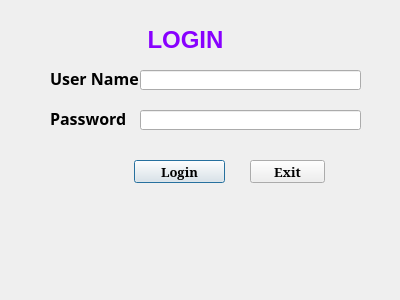
<?xml version="1.0" encoding="UTF-8"?>
<ui version="4.0">
 <class>Dialog</class>
 <widget class="QDialog" name="Dialog">
  <property name="geometry">
   <rect>
    <x>0</x>
    <y>0</y>
    <width>400</width>
    <height>300</height>
   </rect>
  </property>
  <property name="windowTitle">
   <string>Dialog</string>
  </property>
  <widget class="QLabel" name="label">
   <property name="geometry">
    <rect>
     <x>120</x>
     <y>20</y>
     <width>131</width>
     <height>41</height>
    </rect>
   </property>
   <property name="text">
    <string>&lt;html&gt;&lt;head/&gt;&lt;body&gt;&lt;p align=&quot;center&quot;&gt;&lt;span style=&quot; font-size:18pt; font-weight:600; color:#8800ff;&quot;&gt;LOGIN&lt;/span&gt;&lt;/p&gt;&lt;/body&gt;&lt;/html&gt;</string>
   </property>
  </widget>
  <widget class="QLabel" name="label_2">
   <property name="geometry">
    <rect>
     <x>50</x>
     <y>70</y>
     <width>91</width>
     <height>16</height>
    </rect>
   </property>
   <property name="font">
    <font>
     <family>MS PGothic</family>
     <pointsize>12</pointsize>
     <weight>75</weight>
     <bold>true</bold>
    </font>
   </property>
   <property name="text">
    <string>User Name</string>
   </property>
  </widget>
  <widget class="QLabel" name="label_3">
   <property name="geometry">
    <rect>
     <x>50</x>
     <y>110</y>
     <width>81</width>
     <height>16</height>
    </rect>
   </property>
   <property name="font">
    <font>
     <family>MS PGothic</family>
     <pointsize>12</pointsize>
     <weight>75</weight>
     <bold>true</bold>
    </font>
   </property>
   <property name="text">
    <string>Password</string>
   </property>
  </widget>
  <widget class="QPushButton" name="pushButtonLogin">
   <property name="geometry">
    <rect>
     <x>134</x>
     <y>160</y>
     <width>91</width>
     <height>23</height>
    </rect>
   </property>
   <property name="font">
    <font>
     <family>SimSun</family>
     <pointsize>10</pointsize>
     <weight>75</weight>
     <bold>true</bold>
    </font>
   </property>
   <property name="text">
    <string>Login</string>
   </property>
  </widget>
  <widget class="QPushButton" name="pushButton_Exit">
   <property name="geometry">
    <rect>
     <x>250</x>
     <y>160</y>
     <width>75</width>
     <height>23</height>
    </rect>
   </property>
   <property name="font">
    <font>
     <family>SimSun</family>
     <pointsize>10</pointsize>
     <weight>75</weight>
     <bold>true</bold>
    </font>
   </property>
   <property name="text">
    <string>Exit</string>
   </property>
  </widget>
  <widget class="QLineEdit" name="lineEdit">
   <property name="geometry">
    <rect>
     <x>140</x>
     <y>70</y>
     <width>221</width>
     <height>20</height>
    </rect>
   </property>
  </widget>
  <widget class="QLineEdit" name="lineEdit_2">
   <property name="geometry">
    <rect>
     <x>140</x>
     <y>110</y>
     <width>221</width>
     <height>20</height>
    </rect>
   </property>
  </widget>
  <widget class="QLabel" name="label_MSG">
   <property name="geometry">
    <rect>
     <x>40</x>
     <y>220</y>
     <width>261</width>
     <height>41</height>
    </rect>
   </property>
   <property name="font">
    <font>
     <family>MS PGothic</family>
     <pointsize>12</pointsize>
     <weight>75</weight>
     <bold>true</bold>
    </font>
   </property>
   <property name="text">
    <string/>
   </property>
  </widget>
 </widget>
 <resources/>
 <connections/>
</ui>
